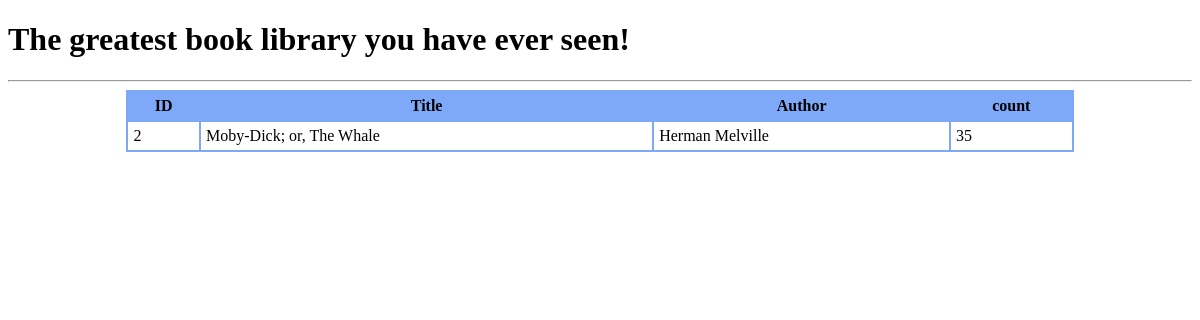
The page /books/2 on the database its author committed.
### tables this page shows
CREATE TABLE `table_books` (
                    id INTEGER PRIMARY KEY AUTOINCREMENT, 
                    title TEXT, 
                    author TEXT,
                    count INTEGER default 0
                );

### routes.py (the view)
@app.route('/books/<id>', methods=['GET'])
def get_book(id: int) -> str | Response:
    book = get_book_by_id(id)
    print(book)
    if book:
        update_count_book(book)
        return render_template("details.html", book=book)
    else:
        return Response(status=418)

### models.py (called while the page is built)
def get_book_by_id(id :int) -> Book:
    with sqlite3.connect('table_books.db') as conn:
        cursor: sqlite3.Cursor = conn.cursor()
        cursor.execute(
            f"""
            SELECT * from `table_books` WHERE id = {id}
            """
        )
        return Book(*cursor.fetchone())

def update_count_book(book: Book) -> None:
    with sqlite3.connect('table_books.db') as conn:
        cursor: sqlite3.Cursor = conn.cursor()
        query = """
            UPDATE table_books SET count= :count
                WHERE id= :id
        """
        cursor.execute(query, {"id": book.id, "count": book.count + 1})

### templates/details.html
{% extends "base.html" %}
{% block content %}
    {% if book %}
<table class="customTable">
    <thead>
    <tr>
        <th>ID</th>
        <th>Title</th>
        <th>Author</th>
        <th>count</th>
    </tr>
    </thead>
    <tbody>
    <tr>
        <td>
            {{ book.id }}
        </td>
        <td>
            {{ book.title }}
        </td>
        <td>
            {{ book.author }}
        </td>
        <td>
            {{ book.count }}
        </td>
    </tr>
    </tbody>
</table>
    {% else %}
        <h2> Sorry, no books in DB.</h2>
    {% endif %}
{% endblock %}

### static/style.css (style rules this page uses)
table.customTable { width: 80%; background-color: #FFFFFF; border-collapse: collapse; border-width: 2px; border-color: #7ea8f8; border-style: solid; color: #000000; margin: auto; }
table.customTable td, table.customTable th { border-width: 2px; border-color: #7ea8f8; border-style: solid; padding: 5px; }
table.customTable thead { background-color: #7ea8f8; }

### rows shown on the page
table_books: id "2", title "Moby-Dick; or, The Whale", author "Herman Melville", count "35"
